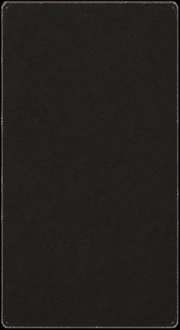
#> input picture assets/sources/ardoise-stations.png, 180 x 330 px
$ python pack-slate.py
#> lines starting #> are read from the running program, lines starting #| are printed output that depends on the picture; after the words box and inside, x2 and y2 are one past the last pixel; in counts of white or black regions, pixels touching at a corner belong together
# Ardoise des stations, du bandeau de Max et des menus (v1.46) : python3 tools/pack-slate.py [style] [sortie]
# Part du grain peint de l'ardoise d'origine (assets/sources/ardoise-stations.png, la station-slate.webp de ChatGPT)
# et du bois du comptoir (assets/ui/service-wood.webp), sans rien dessiner de figuratif :
#   encastree : l'ardoise est enfoncée dans le comptoir (coins arrondis, bord haut dans l'ombre, arête sombre tout autour)
#   cadre     : fin cadre taillé dans le bois du comptoir, biseauté, puis l'ardoise enfoncée dedans
# Même format que l'ancienne (180 × 330, coins dans les 28 px que découpent les menus) ; transparence aux coins.
import sys, os
import numpy as np
from PIL import Image, ImageFilter

ROOT = os.path.dirname(os.path.dirname(os.path.abspath(__file__)))
STYLE = sys.argv[1] if len(sys.argv) > 1 else 'cadre'
OUT = sys.argv[2] if len(sys.argv) > 2 else os.path.join(ROOT, 'assets', 'ui', 'station-slate.webp')
W, H = 180, 330

src = Image.open(os.path.join(ROOT, 'assets', 'sources', 'ardoise-stations.png')).convert('RGB')
#> src is the input picture: PIL image 180x330 RGB; mean R, G, B 35.6, 32.7, 30.1
# Grain de l'ardoise sans son liseré gris d'origine (3 px de bord retirés), étiré à la taille finale
slate = np.asarray(src.crop((5, 5, src.width - 5, src.height - 5)).resize((W, H), Image.LANCZOS)).astype(np.float32)
wood = Image.open(os.path.join(ROOT, 'assets', 'ui', 'service-wood.webp')).convert('RGB')
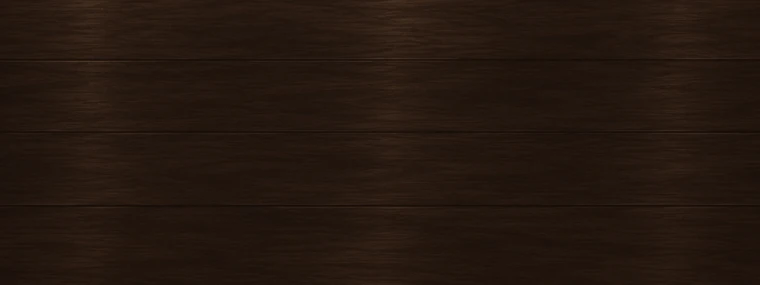
#> input picture assets/ui/service-wood.webp, 760 x 285 px
#> wood is the input picture: PIL image 760x285 RGB; mean R, G, B 36.6, 23.4, 15.2

yy, xx = np.mgrid[0:H, 0:W].astype(np.float32)

def rounded_mask(inset, r):
    """Masque d'un rectangle arrondi (anticrénelé), à `inset` px du bord, rayon r."""
    x0, y0, x1, y1 = inset, inset, W - inset, H - inset
    cx = np.clip(xx + 0.5, x0 + r, x1 - r); cy = np.clip(yy + 0.5, y0 + r, y1 - r)
    d = np.hypot(xx + 0.5 - cx, yy + 0.5 - cy)
    inside = (xx + 0.5 >= x0) & (xx + 0.5 <= x1) & (yy + 0.5 >= y0) & (yy + 0.5 <= y1)
    return np.clip(r + 0.5 - d, 0, 1) * inside

def edge_dist(inset):
    """Distance au bord du rectangle intérieur, par côté (haut, bas, gauche, droite)."""
    return yy - inset, (H - 1 - inset) - yy, xx - inset, (W - 1 - inset) - xx

def recess(img, inset, depth):
    """Ardoise enfoncée : ombre portée par le bord haut (lumière d'en haut), côtés et bas un peu sombres."""
    t, b, l, r = edge_dist(inset)
    k = np.ones((H, W), np.float32)
    k *= 1 - 0.78 * np.clip(1 - t / depth, 0, 1) ** 1.4          # bord haut dans l'ombre
    k *= 1 - 0.5 * np.clip(1 - l / (depth * 0.6), 0, 1) ** 1.4   # côtés
    k *= 1 - 0.5 * np.clip(1 - r / (depth * 0.6), 0, 1) ** 1.4
    out = img * k[..., None]
    # v1.47 : plus de reflet clair en bas (Jérémie le voyait comme un liseré blanc) ; le bas est juste un peu assombri
    out = out * (1 - 0.3 * np.clip(1 - b / (depth * 0.35), 0, 1) ** 1.4)[..., None]
    rim = np.clip(1 - np.abs(np.minimum(np.minimum(t, b), np.minimum(l, r)) - 0.5) / 1.2, 0, 1)  # arête sombre tout autour
    out = out * (1 - 0.6 * rim[..., None])
    return out

def wood_frame(f):
    """Cadre en bois du comptoir, f px d'épaisseur, coupes d'onglet, biseau éclairé d'en haut à gauche."""
    wd = np.asarray(wood).astype(np.float32)
    strip_h = wd[40:40 + f * 3:3, 30:30 + max(W, H) * 2:2]       # bande de fil horizontal
    strip_h = np.asarray(Image.fromarray(strip_h.astype(np.uint8)).resize((max(W, H), f), Image.LANCZOS)).astype(np.float32)
    strip_v = np.transpose(strip_h, (1, 0, 2))
    frame = np.zeros((H, W, 3), np.float32)
    top = yy < f; bot = yy >= H - f; lef = xx < f; rig = xx >= W - f
    # onglets : chaque pixel appartient au côté dont il est le plus proche
    dt, db, dl, dr = yy, H - 1 - yy, xx, W - 1 - xx
    m = np.minimum(np.minimum(dt, db), np.minimum(dl, dr))
    for side, sel in (('t', (dt == m) & top), ('b', (db == m) & bot & ~((dt == m) & top)),
                      ('l', (dl == m) & lef), ('r', (dr == m) & rig)):
        if side in 'tb':
            rows = (yy[sel] if side == 't' else (H - 1 - yy[sel])).astype(int)
            frame[sel] = strip_h[np.clip(rows, 0, f - 1), xx[sel].astype(int)]
        else:
            cols = (xx[sel] if side == 'l' else (W - 1 - xx[sel])).astype(int)
            frame[sel] = strip_v[yy[sel].astype(int) % strip_v.shape[0], np.clip(cols, 0, f - 1)]
    # biseau : face haute et gauche éclairées, basse et droite dans l'ombre, arête extérieure foncée
    k = np.ones((H, W), np.float32)
    k = np.where((dt == m) & top, 1.18, k); k = np.where((dl == m) & lef, 1.08, k)
    k = np.where((db == m) & bot, 0.72, k); k = np.where((dr == m) & rig, 0.82, k)
    frame *= k[..., None] * 0.9
    frame = frame * (1 - 0.15) + np.array([80, 50, 30], np.float32) * 0.15   # même ton que le comptoir assombri
    outer = np.clip(m / 1.2, 0, 1)                              # arête extérieure sombre (1 px)
    frame = frame * (0.45 + 0.55 * outer[..., None])
    hl = np.clip(1 - np.abs(m - 1.5) / 1.0, 0, 1) * ((dt == m) | (dl == m))  # filet clair sur l'arête haute
    frame = frame * (1 - 0.25 * hl[..., None]) + np.array([214, 168, 108], np.float32) * 0.25 * hl[..., None]
    return frame

if STYLE == 'encastree':
    img = recess(slate, 0, 14)
    alpha = rounded_mask(0, 10)
elif STYLE == 'cadre':
    F = 13
    inner = rounded_mask(F, 5)
    img = wood_frame(F) * (1 - inner[..., None]) + recess(slate, F, 12) * inner[..., None]
#> in recess, `t, b, l, r = edge_dist(inset)`:
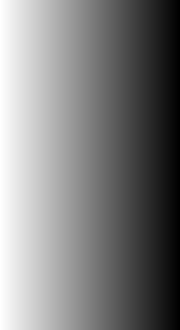
#> r: shape (330, 180) float32; min -13, max 166, mean 76.5; drawn with min black and max white
#> in recess, `k *= 1 - 0.5 * np.clip(1 - r / (depth * 0.6), 0, 1) ** 1.4`:
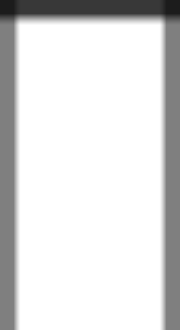
#> k: shape (330, 180) float32; min 0.11, max 1, mean 0.869
#> in recess, `rim = np.clip(1 - np.abs(np.minimum(np.minimum(t, b), np.minimum(l, r)..`:
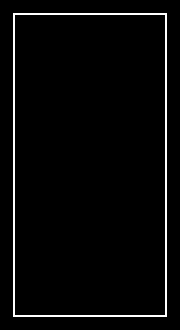
#> rim: shape (330, 180) float32; values 0 (black) and 0.583 (white), 3.1% white in thin lines or dots, all inside (x1, y1, x2, y2) = (13, 13, 167, 317)
#> in recess, `out = out * (1 - 0.6 * rim[..., None])`:
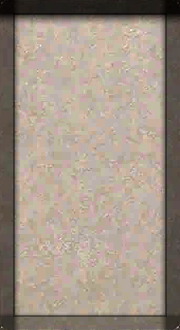
#> out: shape (330, 180, 3) float32; mean R, G, B 29.4, 27.1, 25; drawn with min black and max white
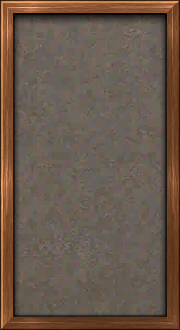
#> img: shape (330, 180, 3) float32; mean R, G, B 34.4, 29.5, 25.6; drawn with min black and max white
    # joint sombre entre le bois et l'ardoise
    t, b, l, r = edge_dist(F)
    joint = np.clip(1 - np.minimum(np.minimum(t, b), np.minimum(l, r)) / 1.5, 0, 1) * inner
    img = img * (1 - 0.6 * joint[..., None])
    alpha = rounded_mask(0, 7)
else:
    raise SystemExit('style inconnu : encastree ou cadre')

rgba = np.dstack([np.clip(img, 0, 255), alpha * 255]).astype(np.uint8)
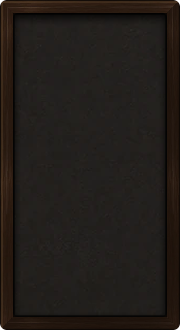
#> rgba: shape (330, 180, 4); mean R, G, B, A 34.1, 29.2, 25.4, 254.8; transparent parts drawn white
Image.fromarray(rgba, 'RGBA').save(OUT, 'WEBP', quality=92, method=6)
print(STYLE, '→', OUT, os.path.getsize(OUT) // 1024, 'Ko')
